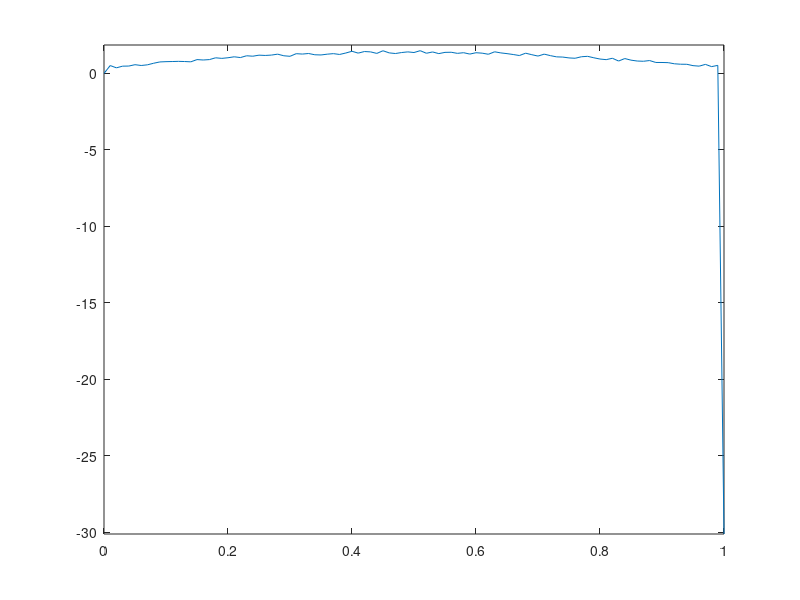

Source code (MATLAB): (Note: this script raises an error after producing the figure.)
%% Solution to Problem Set 3
% Control of Reaction Diffusion Equation 

%Start Parameter
lambda = 25;
control_on = true;
plot_temp = true;
plot_delta_t = 0.01; %must be >=0.002
plot_gain_kernel = false;
%End Parameter


delta_x = 0.01;
delta_t = 0.002;
x = 0:delta_x:1;
t = 0:delta_t:1;
u0 = sin(pi*x) + (0.5 - rand(1, length(x)) / 5);
u0(1) = 0;
u0(end) = 0;
A = full(gallery('tridiag',length(x),1,-2,1)) / delta_x^2;
A = A + eye(length(x)) * lambda;
A(1,:) = 0;
A(end, :) = 0;
A(1,1) = 1;
A(end,end) = 1;
u_be = zeros(length(x), length(t));
u_be(:,1) = u0;

k = zeros(1, length(x));
for i=1:length(x)
       k(1, i) = -lambda*x(1,i) * besseli(1, sqrt(lambda*(1-x(1,i)^2))) / sqrt(lambda*(1-x(1,i)^2));
       if i == length(x)
           k(1, i) = -lambda/2;
       end
end

for i=2:length(t)+1
    if control_on
        u_be(end, i-1) = trapz(delta_x, k(:).*u_be(:,i-1));
    else
        u_be(end, i-1)= 0;
    end
    if i == length(t)+1
        break
    end
    u_be(1, i-1) = 0;
    xi = eye(length(x)) - delta_t * A;
    u_be(:,i)= xi\u_be(:,i-1);
end

if plot_temp
    pdt = ceil(plot_delta_t / delta_t);
    for i=1:pdt:length(t)
        p = plot(x, u_be(:,i));
        ylim([min(u_be(:)) max(u_be(:))])
        title("Lambda=" + lambda + " and time=" + i*delta_t)
        pause(0.5);
        if ~ishghandle(p)
            return
        end
    end
end

close all;


%% Gain Kernel

if plot_gain_kernel
    delta_y = delta_x;
    y = x;
    lambda_arr = [5 10 15 20 25];
    k = zeros(length(lambda_arr), length(y));

    for l=1:length(lambda_arr)
        lambda = lambda_arr(l);
        for i=1:length(y)
           k(l, i) = -lambda*y(1,i) * besseli(1, sqrt(lambda*(1-y(1,i)^2))) / sqrt(lambda*(1-y(1,i)^2));
           if i == length(y)
               k(l, i) = -lambda/2;
           end
        end
        hold on
        plot(y, k(l, :), 'DisplayName', string(lambda))
    end

    hold off
    lgd = legend;
    lgd.Title.String = 'Lambdas';
end




    






